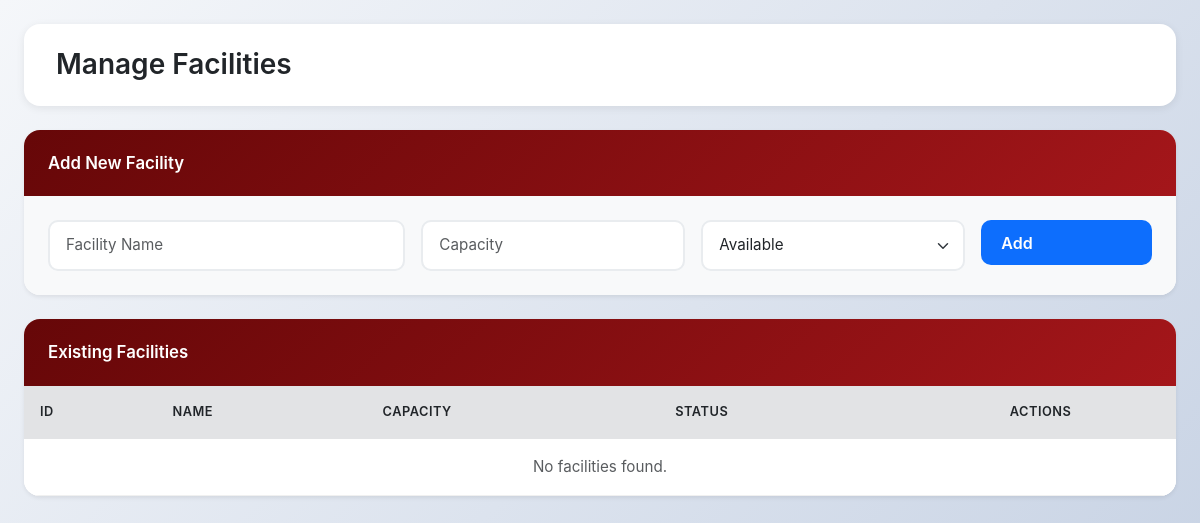
Before: /admin/manage_facilities.php (signed in) with the older database file.
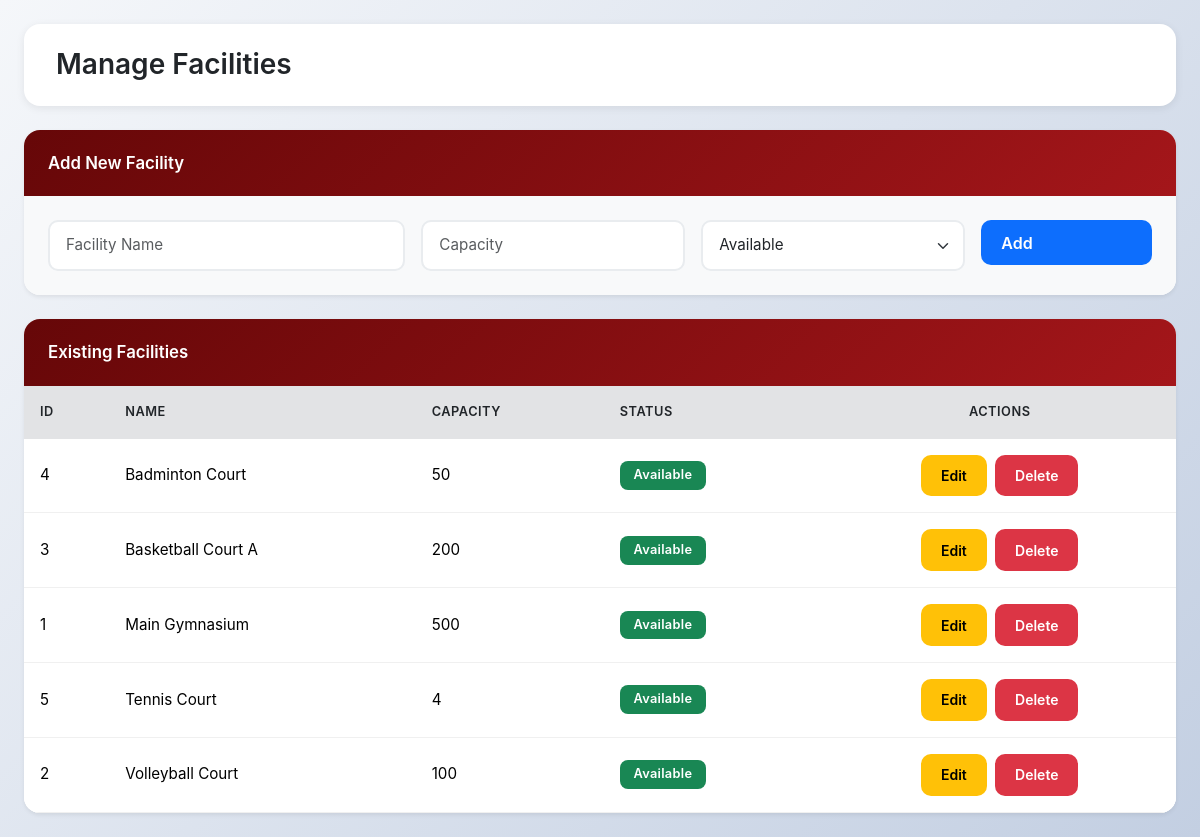
After: the same page with the newer database file.
### tables this page shows
CREATE TABLE facility (
  facility_id INT AUTO_INCREMENT PRIMARY KEY,
  name VARCHAR(100) NOT NULL,
  capacity INT NOT NULL,
  availability_status VARCHAR(50) DEFAULT 'available',
  CONSTRAINT chk_capacity CHECK (capacity > 0),
  CONSTRAINT chk_status CHECK (availability_status IN ('available', 'unavailable')),
  INDEX idx_facility_name (name),
  INDEX idx_facility_status (availability_status)
);

### includes/database.php (called while the page is built, shortened)
<?php
class Database
{
    private $host = "localhost";
    private $user = "root";
    private $pass = "";
    private $dbname = "gym_reservation";
    private function connect()
    {
        $this->conn = new mysqli($this->host, $this->user, $this->pass, $this->dbname);
    }
}
?>

### includes/functions.php (called while the page is built, shortened)
<?php
include_once 'Database.php';
class Functions
{
    protected $db;
    public function __construct()
    {
        $this->db = new Database();
    }
    public function query($sql, $params = [], $types = "")
    {
        $stmt = $this->db->conn->prepare($sql);
        $stmt->execute();
        return $stmt;
    }
    public function fetchAll($sql, $params = [], $types = "")
    {
        $stmt = $this->query($sql, $params, $types);
        $result = $stmt->get_result();
        return $result->fetch_all(MYSQLI_ASSOC);
    }
    public function getFacilities($status = null)
    {
        $sql = "SELECT * FROM facility";
        $params = [];
        $types = "";
        $sql .= " ORDER BY name ASC";
        return $this->fetchAll($sql, $params, $types);
    }
}
?>

### admin/manage_facilities.php (the view, shortened to what this page needs)
<?php
include '../includes/Database.php';
include '../includes/functions.php';
$fn = new Functions();
$facilities = $fn->getFacilities();
?>
<!DOCTYPE html>
<html lang="en">
<head>
    <link href="https://cdn.jsdelivr.net/npm/bootstrap@5.3.3/dist/css/bootstrap.min.css" rel="stylesheet">
    <link href="../css/admin.css" rel="stylesheet">
</head>
<body>
    <div class="admin-content px-4 py-4">
        <div class="content-header d-flex justify-content-between align-items-center mb-4">
            <h2 class="fw-semibold text-dark mb-0">Manage Facilities</h2>
        </div>
        <div class="card dashboard-card mb-4 border-0 shadow-sm rounded-4">
            <div class="card-header bg-darkred text-white fw-semibold">Add New Facility</div>
            <div class="card-body bg-light">
                <form method="POST" class="row g-3">
                    <div class="col-md-4">
                        <input type="text" name="name" class="form-control" placeholder="Facility Name" required>
                    </div>
                    <div class="col-md-3">
                        <input type="number" name="capacity" class="form-control" placeholder="Capacity" required>
                    </div>
                    <div class="col-md-3">
                        <select name="status" class="form-select">
                            <option value="available">Available</option>
                        </select>
                    </div>
                    <div class="col-md-2 text-end">
                        <button type="submit" name="add_facility" class="btn btn-primary w-100">Add</button>
                    </div>
                </form>
            </div>
        </div>
        <div class="card dashboard-card border-0 shadow-sm rounded-4">
            <div class="card-header bg-darkred text-white fw-semibold">Existing Facilities</div>
            <div class="card-body p-0 bg-white">
                <table class="table table-hover mb-0 align-middle">
                    <thead class="table-secondary">
                        <tr>
                            <th>ID</th>
                            <th>Name</th>
                            <th>Capacity</th>
                            <th>Status</th>
                            <th class="text-center">Actions</th>
                        </tr>
                    </thead>
                    <tbody>
                        <?php if (!empty($facilities)): ?>
                            <?php foreach ($facilities as $f): ?>
                                <tr>
                                    <td><?= htmlspecialchars($f['facility_id']); ?></td>
                                    <td><?= htmlspecialchars($f['name']); ?></td>
                                    <td><?= htmlspecialchars($f['capacity']); ?></td>
                                    <td>
                                        <span class="badge bg-<?= $f['availability_status'] === 'available' ? 'success' : 'secondary'; ?>">
                                            <?= ucfirst($f['availability_status']); ?>
                                        </span>
                                    </td>
                                    <td class="text-center">
                                        <button
                                            class="btn btn-sm btn-warning me-1 edit-btn"
                                            data-bs-toggle="modal"
                                            data-bs-target="#editModal"
                                            data-id="<?= $f['facility_id']; ?>"
                                            data-name="<?= htmlspecialchars($f['name']); ?>"
                                            data-capacity="<?= $f['capacity']; ?>"
                                            data-status="<?= $f['availability_status']; ?>">
                                            Edit
                                        </button>
                                        <a href="?delete=<?= $f['facility_id']; ?>"
                                            class="btn btn-sm btn-danger"
                                            onclick="return confirm('Delete this facility?')">
                                            Delete
                                        </a>
                                    </td>
                                </tr>
                            <?php endforeach; ?>
                        <?php else: ?>
                            <tr>
                                <td colspan="5" class="text-center text-muted py-3">No facilities found.</td>
                            </tr>
                        <?php endif; ?>
                    </tbody>
                </table>
            </div>
        </div>
    </div>
</body>
</html>

### css/admin.css (style rules this page uses)
:root { --primary-red: #a4161a; --dark-red: #660708; --crimson: #dc2f02; --light-red: #e5383b; --gold: #ffd60a; --bg-light: #f8f9fa; --text-dark: #212529; --shadow-sm: 0 2px 8px rgba(0,0,0,0.08); --shadow-md: 0 4px 16px rgba(0,0,0,0.12); --shadow-lg: 0 8px 24px rgba(0,0,0,0.15); --transition: all 0.3s cubic-bezier(0.4, 0, 0.2, 1); }
* { box-sizing: border-box; margin: 0; padding: 0; }
body { font-family: 'Inter', 'Segoe UI', 'Roboto', -apple-system, sans-serif; background: linear-gradient(135deg, #f5f7fa 0%, #c3cfe2 100%); color: var(--text-dark); line-height: 1.6; min-height: 100vh; }
.admin-content { padding: 2rem; max-width: 1400px; margin: 0 auto; }
.content-header { margin-bottom: 2rem; background: white; padding: 1.5rem 2rem; border-radius: 16px; box-shadow: var(--shadow-sm); display: flex; justify-content: space-between; align-items: center; }
.content-header h2 { font-size: 1.75rem; font-weight: 700; color: var(--text-dark); margin: 0; }
.bg-darkred { background: linear-gradient(135deg, #660708 0%, #a4161a 100%) !important; color: white; }
.card { background: white; border-radius: 16px; border: none; box-shadow: var(--shadow-sm); overflow: hidden; transition: var(--transition); }
.card-header { background: linear-gradient(135deg, var(--primary-red) 0%, var(--crimson) 100%); color: white; padding: 1.25rem 1.5rem; border: none; font-weight: 600; font-size: 1.05rem; display: flex; align-items: center; gap: 0.5rem; }
.card-body { padding: 1.5rem; }
.table { margin: 0; font-size: 0.95rem; }
.table thead { background: linear-gradient(135deg, #f8f9fa 0%, #e9ecef 100%); }
.table thead th { border: none; padding: 1rem; font-weight: 600; text-transform: uppercase; font-size: 0.8rem; letter-spacing: 0.5px; color: var(--text-dark); }
.table tbody td { padding: 1rem; vertical-align: middle; border-bottom: 1px solid #f0f0f0; }
.table tbody tr { transition: var(--transition); }
.btn { border-radius: 10px; padding: 0.65rem 1.25rem; font-weight: 600; border: none; transition: var(--transition); display: inline-flex; align-items: center; gap: 0.5rem; cursor: pointer; }
.badge { padding: 0.5rem 0.85rem; border-radius: 8px; font-weight: 600; font-size: 0.8rem; letter-spacing: 0.3px; }
.form-control, .form-select { border: 2px solid #e9ecef; border-radius: 10px; padding: 0.75rem 1rem; transition: var(--transition); font-size: 0.95rem; }
.card, .card-stats { animation: fadeIn 0.5s ease-out; }

Changed rows visible on the page:
added facility: facility_id "4", name "Badminton Court", capacity "50", availability_status "Available"
added facility: facility_id "3", name "Basketball Court A", capacity "200", availability_status "Available"
added facility: facility_id "1", name "Main Gymnasium", capacity "500", availability_status "Available"
added facility: facility_id "5", name "Tennis Court", capacity "4", availability_status "Available"
added facility: facility_id "2", name "Volleyball Court", capacity "100", availability_status "Available"
Other visible differences:
text no longer shown: "No facilities found."
